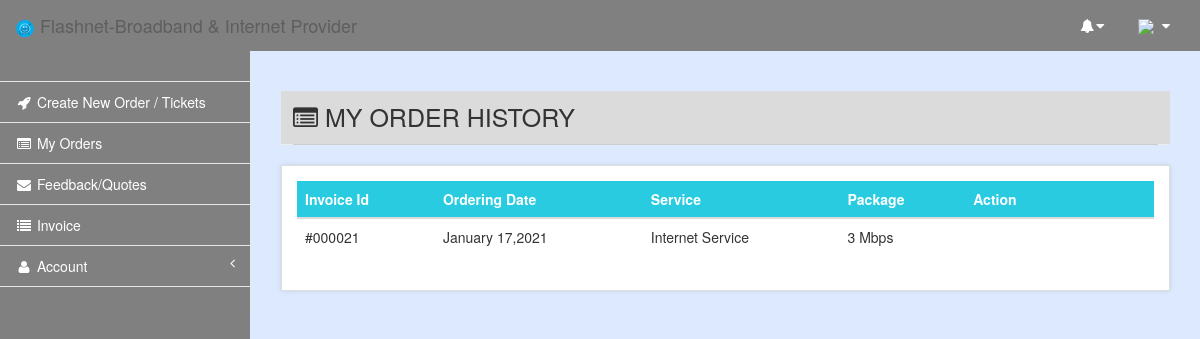
Screenshot of /pages/invoice.php (signed in) with the database file from the repository.
### tables this page shows
CREATE TABLE `customer_orders` (
  `id` int(11) NOT NULL,
  `date` datetime NOT NULL,
  `username` varchar(90) NOT NULL,
  `ad_manager_id` varchar(900) NOT NULL,
  `service_type` int(11) NOT NULL,
  `package` int(11) NOT NULL,
  `amount` int(11) NOT NULL,
  `payment_id` varchar(20) NOT NULL,
  `rm` int(11) NOT NULL,
  `status` int(11) NOT NULL
);

### pages/includes/functions.php (called while the page is built, shortened)
<?php
	function get_notifications($username, $type) {
		switch($type) {
			case 'new_support_ticket' :
				$extra_sql = ($username != 'admin') ?  "email = '".$username."'" : 1;
				$new_tickets = get_some_data("support_ticket", "{$extra_sql} AND status != '1'");
				return $new_tickets->num_rows; break;
			case 'total_due' :
				$total_due = user_at_a_glance($username, 'total_due');
				return ($total_due > 0) ? 1 : 0; break;
		}
	}
	function get_order_history($username, $extra_sql=true) {
		global $conn;
		$get = "SELECT * FROM customer_orders ";
		$get.= "WHERE username='".$username."' ";
		$get.= "AND ".$extra_sql." ";
		$get.= "ORDER BY id DESC";
		$result = $conn->query($get);
		return $result;
	}
	function switch_service($service_type) {
		switch($service_type) {
			case 1: return 'Internet Service'; break;
		}
	}
	function switch_package($package){
		switch($package) {
			case 2: return '3 Mbps'; break;
		}
	}
	function get_user_info($username) {
		global $conn;
		$sql = "SELECT * FROM users ";
		$sql.= "WHERE username='".addslashes($username)."' ";
		$result	= $conn->query($sql);
		$row	= $result->fetch_array();
		return $row;
	}
	function user_at_a_glance($username, $index) {
		$user_info = get_user_info($username);
		$user_orders = get_order_history($username);
		$user_orders_paid = get_order_history($username, "status = '3'");
		$total_rm = 0; $total_paid = 0; $total_payable = 0; $total_rm_placed_amount = 0;
		foreach($user_orders as $value) $total_payable = $total_payable + $value['amount'];
		foreach($user_orders_paid as $value) $total_paid = $total_paid + $value['amount'];
		switch($index) {
			case 'total_due': return $total_payable-$total_paid; break;
		}
	}
	function get_user_by_token($token, $type) {
		global $conn;
		$sql = "SELECT * FROM {$type} ";
		$sql.= " WHERE token='".addslashes($token)."'";
		$result	= $conn->query($sql);
		if($result->num_rows == 1) {
			$row	= $result->fetch_array(); return $row;
		} else {return 0;}
	}
	function get_some_data($tablename, $condition) {
		global $conn;
		$get = "SELECT * FROM ".$tablename." ";
		$get.= "WHERE ".$condition;
		$result = $conn->query($get);
		return $result;
	}

### pages/invoice.php (the view, shortened to what this page needs)
<?php
	include "includes/config.php";
	require_once "includes/functions.php";
?>
<?php include "includes/header.php" ?>
<div id="page-wrapper">
	<div class="row">
		<div class="col-lg-12 col-md-12">
			<h2 class="page-header"><i class="fa fa-list-alt"></i> MY ORDER HISTORY</h2>
		</div>
	</div>
	<div class="row">
		<div class="col-lg-12 col-md-12">
		<?php
			$result_orders = get_order_history($userinfo['username']);
			if($result_orders->num_rows > 0) {
		?>
			<div class="row">
				<div class="col-lg-12">
					<div class="panel panel-default">
						<div class="panel-body">
							<div class="table-responsive">
								<table class="table table-hover">
									<thead>
										<tr>
											<th>Invoice Id</th>
											<th>Ordering Date</th>
											<th>Service</th>
											<th>Package</th>
											<th>Action</th>
										</tr>
									</thead>
									<tbody>
									<?php while($row_orders = $result_orders->fetch_array()) { ?>
										<tr>
											<td>#<?= sprintf("%06d", $row_orders['id']) ?></td>
											<td><?= date('F j,Y', strtotime($row_orders['date'])) ?></td>
											<td><?= switch_service($row_orders['service_type']) ?></td>
											<td>
												<?= switch_package($row_orders['package']) ?>
											</td>
											<td><a href="invoice/?order_id=<?= $row_orders['id'] ?>" target="_blank"><i class="fa fa-print"></i> Print Invoice</a></td>
										</tr>
									<?php } ?>
									</tbody>
								</table>
							</div>
						</div>
					</div>
				</div>
			</div>
		<?php	}mysqli_free_result($result_orders); ?>
		</div>
	</div>
</div>
<?php
	include "includes/footer.php";
?>

### pages/includes/header.php (style rules this page uses)
.page-header { padding-bottom: 9px; margin: 40px 0 20px; border-bottom: 1px solid #eee; background-color: #dbdbdb !important; padding: 12px; }
a { color: #ffffff; text-decoration: none; }

### rows the page displays
customer_orders: id "000021", date "January 17,2021", service_type "Internet Service", package "3 Mbps"
